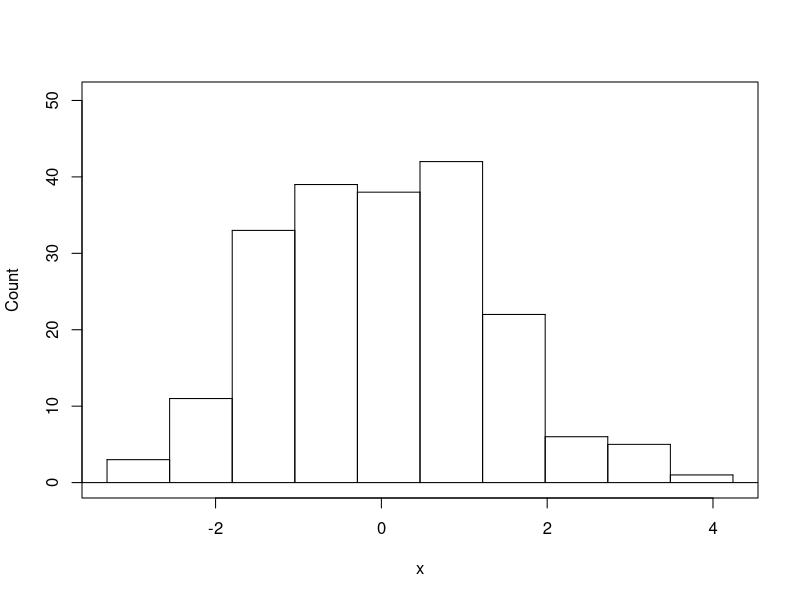
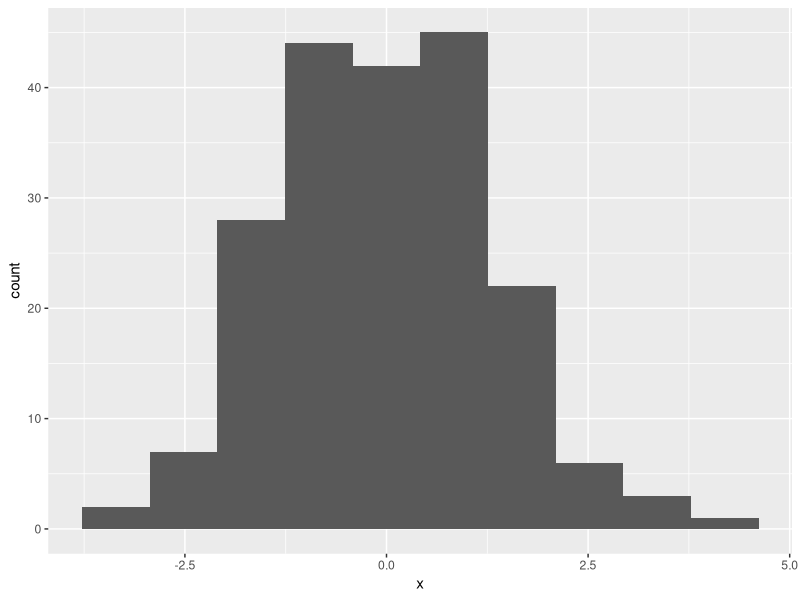
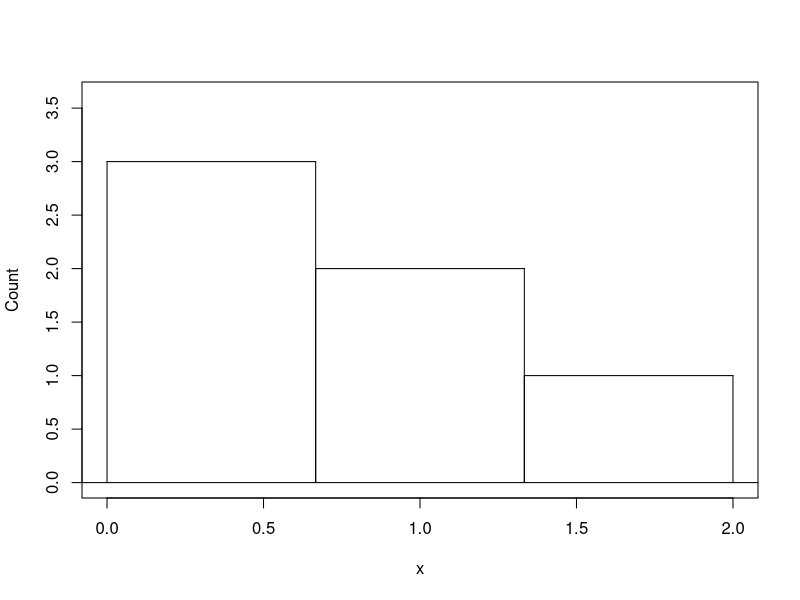

Write R code to recreate these figures, in order.
library(tidyverse)


#################################################

# Q1a

counts <- function(x,n){
  
  v <- c() # Empty vector to store the divided checkpoints b_n
  d <- (max(x)-min(x))/n # The length of one interval
  
  for (i in (0:n)){
    v[i+1] <- min(x)+i*d
    # e.g., v[1]=min(x), v[2] = b_1 = min(x)+1*d, v[3] = b_2 = min(x)+2*d
    # v[n+1] = b_n = min(x) + n*d = min(x) + [max(x) - min(x)] = max(x)
  }
  
  ret <- vector(mode = "numeric", length = n)
  # Empty vector to store counters that count # of elements that lie in 
  # each interval
  # e.g., ret[j] stores # of elements lie in the j-th interval
  
  for (j in (1:length(x))) { # j is the counter that loops elements in x
    
    i=1 # initiate and re-initiate counter i that loops elements in v
    
    while(!between(x[j],v[i],v[i+1])){i=i+1}
    # as long as x[j] is not the i-th interval, i++ and examine next interval
    # if x[j] is found in the i-th interval, the corresponding i-th counter in
    # ret will increase by 1.
    ret[i]=ret[i]+1
    
  }
  
  # once every element in x has been determined which interval it belongs,
  # return ret
  return(ret)
}


# test case (PASSED):

# x <- seq(1,10)
# counts(x,3) == c(4,3,3)
# # [1,4], (4,7], (7,10]
# counts(x,2) == c(5,5)
# # [1,5.5], (5.5,10]
# 
# set.seed(123)
# y <- rnorm(10,10,5)
# y
# range(y) # [3.674694,18.575325]
# 
# 
# counts(y,2) == c(7,3)
# # [3.674694,11.1250095], (11.1250095,18.575325]



#################################################

# Q1b

histo <- function(x,n){
  
  d <- (max(x)-min(x))/n # The length of one interval (width of bars)
  res <- counts(x,n) # number of counts in each interval (height of bars)
  
  # Empty plot
  plot(1,
       type = 'n',
       xlab = 'x',
       ylab = 'Count',
       xlim = range(x),
       ylim = c(0,(1.2*max(res)))
  )
  
  # x-axis
  abline(h=0)
  
  
  # draw bars
  for (i in (1:n)) {
    segments(min(x)+(i-1)*d,0,min(x)+(i-1)*d,res[i]) # left line
    segments(min(x)+i*d,0,min(x)+i*d,res[i]) # right line
    segments(min(x)+(i-1)*d,res[i],min(x)+i*d,res[i]) # top line
  }
  
}


# histo(x,3)


#################################################

# Q1c

set.seed(123)

z <- c(rnorm(100,-1,1),rnorm(100,1,1))

histo(z,10)

# Compared to the graph made via geom_histogram:
data <- data.frame(x=z)
ggplot(data,aes(x)) + geom_histogram(bins=10)


#################################################

# Q1d


histo(c(0,0,0,1,1,2),3)
# ggplot(data.frame(x=c(0,0,0,1,1,2)),aes(x)) 
#     + geom_histogram(bins = 10)




